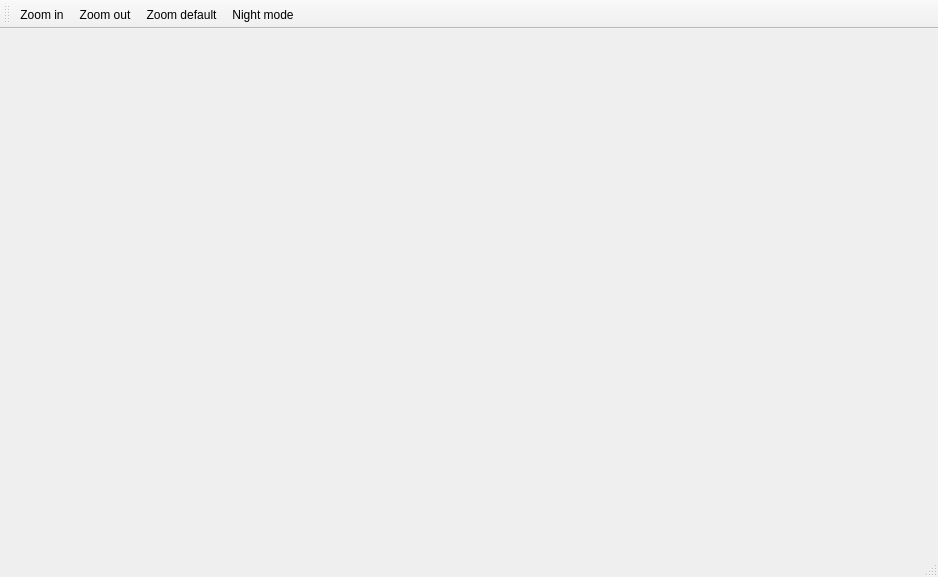
<?xml version="1.0" encoding="UTF-8"?>
<ui version="4.0">
 <class>GisWindow</class>
 <widget class="QMainWindow" name="GisWindow">
  <property name="geometry">
   <rect>
    <x>0</x>
    <y>0</y>
    <width>938</width>
    <height>577</height>
   </rect>
  </property>
  <property name="windowTitle">
   <string>GridCal - GIS</string>
  </property>
  <property name="windowIcon">
   <iconset resource="icons.qrc">
    <normaloff>:/icons/icons/map.svg</normaloff>:/icons/icons/map.svg</iconset>
  </property>
  <widget class="QWidget" name="centralwidget">
   <layout class="QVBoxLayout" name="verticalLayout"/>
  </widget>
  <widget class="QStatusBar" name="statusbar"/>
  <widget class="QToolBar" name="toolBar">
   <property name="windowTitle">
    <string>toolBar</string>
   </property>
   <attribute name="toolBarArea">
    <enum>TopToolBarArea</enum>
   </attribute>
   <attribute name="toolBarBreak">
    <bool>false</bool>
   </attribute>
   <addaction name="actionZoom_in"/>
   <addaction name="actionZoom_out"/>
   <addaction name="actionZoom_default"/>
   <addaction name="actionNight_mode"/>
  </widget>
  <action name="actionZoom_in">
   <property name="icon">
    <iconset resource="icons.qrc">
     <normaloff>:/icons/icons/zoom_in.svg</normaloff>:/icons/icons/zoom_in.svg</iconset>
   </property>
   <property name="text">
    <string>Zoom in</string>
   </property>
  </action>
  <action name="actionZoom_out">
   <property name="icon">
    <iconset resource="icons.qrc">
     <normaloff>:/icons/icons/zoom_out.svg</normaloff>:/icons/icons/zoom_out.svg</iconset>
   </property>
   <property name="text">
    <string>Zoom out</string>
   </property>
  </action>
  <action name="actionZoom_default">
   <property name="icon">
    <iconset resource="icons.qrc">
     <normaloff>:/icons/icons/zoom_default.svg</normaloff>:/icons/icons/zoom_default.svg</iconset>
   </property>
   <property name="text">
    <string>Zoom default</string>
   </property>
  </action>
  <action name="actionNight_mode">
   <property name="checkable">
    <bool>true</bool>
   </property>
   <property name="icon">
    <iconset resource="icons.qrc">
     <normaloff>:/icons/icons/map (night).svg</normaloff>:/icons/icons/map (night).svg</iconset>
   </property>
   <property name="text">
    <string>Night mode</string>
   </property>
  </action>
 </widget>
 <resources>
  <include location="icons.qrc"/>
 </resources>
 <connections/>
</ui>
